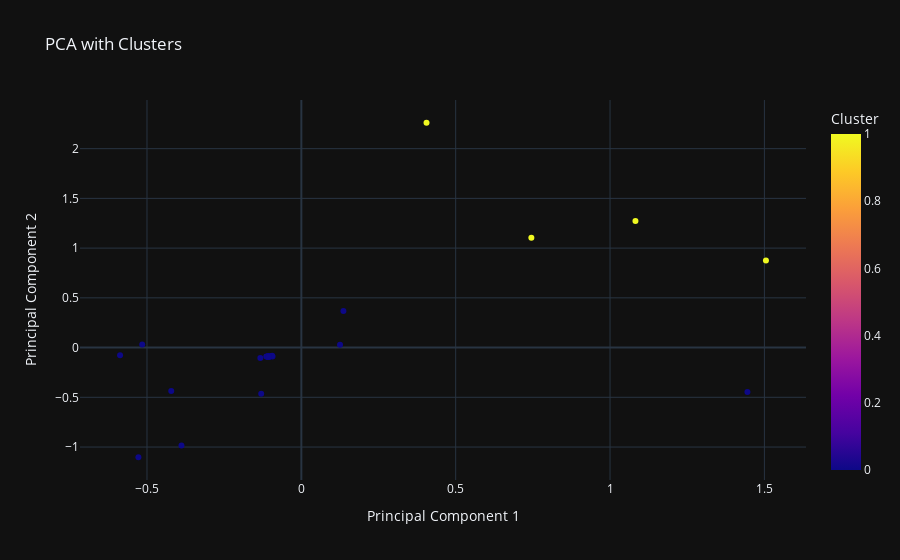

Notebook code cell kept with this figure:
### Code cell
# just for fun...clusters by k-means:
from sklearn.cluster import KMeans
kmeans = KMeans(n_clusters=2)  # k=2
pca2_df['Cluster'] = kmeans.fit_predict(pca2_df[['PC1', 'PC2']])

fig = px.scatter(pca2_df, 
                 x='PC1', 
                 y='PC2', 
                 color='Cluster',  # Color by the cluster
                 hover_data={'party_name': True, 'PC1': True, 'PC2': True, 'Cluster': True},
                 title="PCA with Clusters",
                 labels={"PC1": "Principal Component 1", "PC2": "Principal Component 2"},
                 template="plotly_dark")

fig.show()

### Figure 1 — Plotly figure (JSON) as saved in the notebook; plotly's stock layout.template omitted (floating-point values rounded to 4 significant figures)
{"data": [{"customdata": [["party_avoda", 0], ["party_shahar_kalkali_hadash", 0], ["party_bayit_yehudi", 0], ["party_agudat_israel", 0], ["party_daled", 1], ["party_vavmem", 1], ["party_shahar_koach_hevrati", 0], ["party_kama", 0], ["party_koach_lehashpia", 0], ["party_tzomet", 0], ["party_tet", 1], ["party_israel_hofshit_demokratit", 0], ["party_hakalkalit_hahadasha", 0], ["party_ichud_bnei_habrit", 0], ["party_tzav_hashaa", 0], ["party_hagush_hatana'chi", 0], ["party_kahol_lavan", 0], ["party_ani_veata", 0], ["party_israel_beitenu", 0], ["party_likud", 1], ["party_meretz", 0], ["party_kavod_haadam", 0], ["party_nativ", 0], ["party_shma", 0], ["party_haatzmaim_hachadashim", 0], ["party_yesh_kivun", 0], ["party_anachnu", 0], ["party_raam", 0], ["party_yesh_atid", 0], ["party_pesofit", 0], ["party_tze'irim_bo'arim", 0], ["party_manhigut_hevratit", 0], ["party_kol_hasviva_vehachai", 0], ["party_halev_hayehudi", 0], ["party_seder_chadash", 0], ["party_kol", 0], ["party_beometz_bishvilech", 0], ["party_kavod_umasoret", 0], ["party_shas", 0], ["party_daat_tov_vera", 0]], "hovertemplate": "Principal Component 1=%{x}<br>Principal Component 2=%{y}<br>party_name=%{customdata[0]}<br>Cluster=%{marker.color}<extra></extra>", "legendgroup": "", "marker": {"color": [0, 0, 0, 0, 1, 1, 0, 0, 0, 0, 1, 0, 0, 0, 0, 0, 0, 0, 0, 1, 0, 0, 0, 0, 0, 0, 0, 0, 0, 0, 0, 0, 0, 0, 0, 0, 0, 0, 0, 0], "coloraxis": "coloraxis", "symbol": "circle"}, "mode": "markers", "name": "", "orientation": "v", "showlegend": false, "type": "scatter", "x": [-0.4214, -0.1035, -0.5155, -0.1301, 0.7451, 1.082, -0.09818, -0.1077, -0.1082, -0.107, 0.4055, -0.1328, -0.1049, -0.1092, -0.107, -0.1031, -0.5873, -0.1037, 0.1253, 1.505, -0.5278, -0.1091, -0.1091, -0.1073, -0.104, -0.1044, -0.1088, 1.445, -0.3883, -0.1087, -0.09336, -0.1015, -0.1095, -0.1074, -0.1052, -0.1135, -0.09445, -0.1073, 0.1363, -0.1055], "xaxis": "x", "y": [-0.4359, -0.0837, 0.03086, -0.4633, 1.105, 1.274, -0.08498, -0.09139, -0.09052, -0.0912, 2.261, -0.104, -0.08658, -0.09056, -0.08975, -0.09229, -0.07785, -0.08919, 0.02727, 0.876, -1.103, -0.09163, -0.09198, -0.09118, -0.08899, -0.08973, -0.09041, -0.4454, -0.9845, -0.0937, -0.089, -0.08624, -0.09021, -0.09069, -0.09051, -0.08846, -0.08274, -0.09117, 0.3687, -0.09182], "yaxis": "y"}], "layout": {"coloraxis": {"colorbar": {"title": {"text": "Cluster"}}, "colorscale": [[0, "#0d0887"], [0.1111, "#46039f"], [0.2222, "#7201a8"], [0.3333, "#9c179e"], [0.4444, "#bd3786"], [0.5556, "#d8576b"], [0.6667, "#ed7953"], [0.7778, "#fb9f3a"], [0.8889, "#fdca26"], [1, "#f0f921"]]}, "legend": {"tracegroupgap": 0}, "title": {"text": "PCA with Clusters"}, "xaxis": {"anchor": "y", "domain": [0, 1], "title": {"text": "Principal Component 1"}}, "yaxis": {"anchor": "x", "domain": [0, 1], "title": {"text": "Principal Component 2"}}}}
